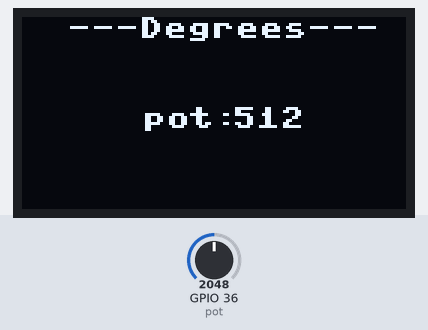
Simulated run of this program. Board: ESP32 board running MicroPython. Shown: 128×64 one-colour display. The test bench sets the inputs (shaded band); at power-on: GPIO 36 (pot) = 2048 (analog values on the 0–4095 scale). Library files of the repository ran but are not shown: ssd1306.py.

Above: at 1.2 s.
1.3 s: GPIO 36 (pot) set to 2866
At 2.6 s:
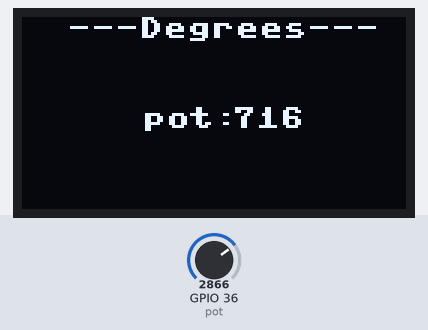
2.9 s: GPIO 36 (pot) set to 3603
At 3.6 s:
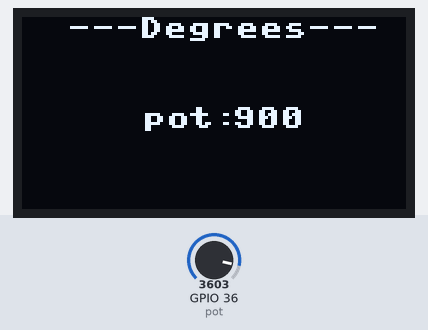
4.5 s: GPIO 36 (pot) set to 4095
At 5.8 s:
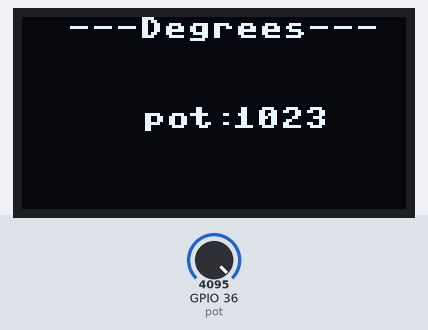
Timing chart, 0 to 7.5 s (numbered marks = the images above; inputs shaded):
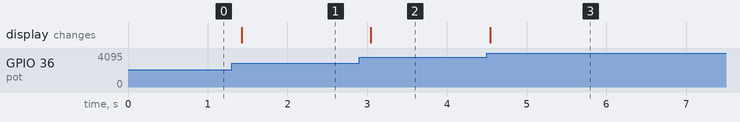

The program:

showing_pot_degree_on_oled.py
```python
#You must load the ssd1306.py library to your device

from machine import Pin, SoftI2C, ADC
import ssd1306 #the library
import time

pot = ADC(Pin(36))
pot.width(ADC.WIDTH_10BIT)
pot.atten(ADC.ATTN_11DB)

i2c = SoftI2C(scl=Pin(22), sda=Pin(23))
oled = ssd1306.SSD1306_I2C(128, 64, i2c)

while True:
    oled.fill(0)
    oled.text("---Degrees---",15,0)
    oled.text("pot: ",40,30)
    oled.text(str(pot.read()),70,30)
    oled.show()
    time.sleep(0.1)


    
```

Measured:
- after the input at 1.3 s, the display: changes after 0.12 s (image 1)
- after the input at 2.9 s, the display: changes after 0.14 s (image 2)
- after the input at 4.5 s, the display: changes at once (image 3)
